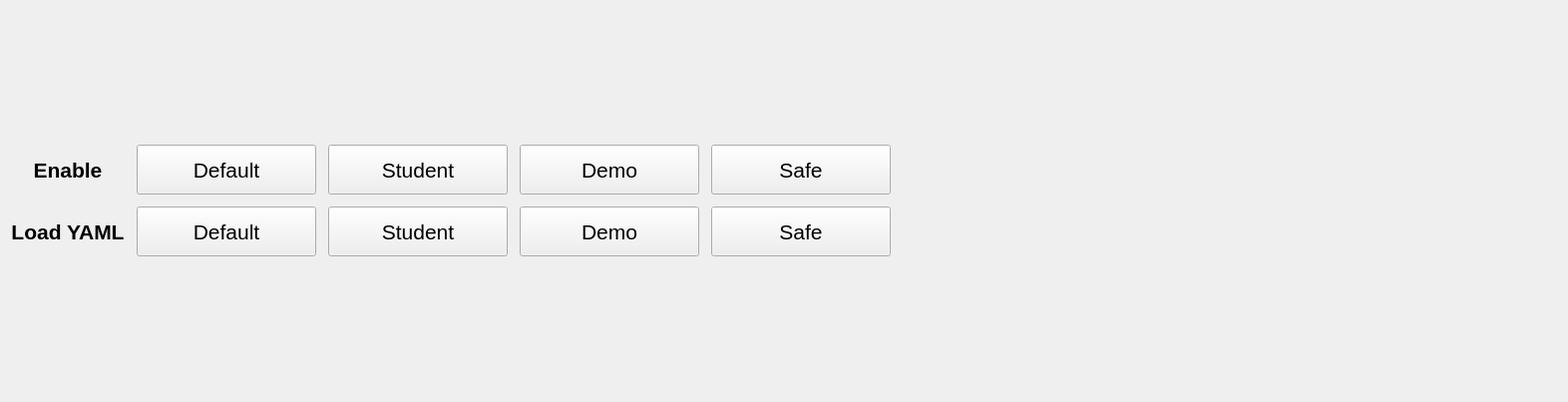
<?xml version="1.0" encoding="UTF-8"?>
<ui version="4.0">
 <class>EnableControllerLoadYamlBar</class>
 <widget class="QWidget" name="EnableControllerLoadYamlBar">
  <property name="geometry">
   <rect>
    <x>0</x>
    <y>0</y>
    <width>1572</width>
    <height>403</height>
   </rect>
  </property>
  <property name="sizePolicy">
   <sizepolicy hsizetype="Minimum" vsizetype="Preferred">
    <horstretch>0</horstretch>
    <verstretch>0</verstretch>
   </sizepolicy>
  </property>
  <property name="font">
   <font>
    <pointsize>16</pointsize>
   </font>
  </property>
  <property name="windowTitle">
   <string>Form</string>
  </property>
  <layout class="QGridLayout" name="gridLayout_2">
   <item row="0" column="0">
    <layout class="QGridLayout" name="gridLayout_3">
     <property name="spacing">
      <number>12</number>
     </property>
     <item row="0" column="4">
      <widget class="QPushButton" name="enable_safe_button">
       <property name="sizePolicy">
        <sizepolicy hsizetype="MinimumExpanding" vsizetype="Fixed">
         <horstretch>0</horstretch>
         <verstretch>0</verstretch>
        </sizepolicy>
       </property>
       <property name="minimumSize">
        <size>
         <width>60</width>
         <height>50</height>
        </size>
       </property>
       <property name="maximumSize">
        <size>
         <width>180</width>
         <height>50</height>
        </size>
       </property>
       <property name="font">
        <font>
         <weight>50</weight>
         <bold>false</bold>
        </font>
       </property>
       <property name="text">
        <string>Safe</string>
       </property>
      </widget>
     </item>
     <item row="0" column="0">
      <widget class="QLabel" name="enable_controller_label">
       <property name="sizePolicy">
        <sizepolicy hsizetype="Preferred" vsizetype="Fixed">
         <horstretch>0</horstretch>
         <verstretch>0</verstretch>
        </sizepolicy>
       </property>
       <property name="minimumSize">
        <size>
         <width>0</width>
         <height>50</height>
        </size>
       </property>
       <property name="maximumSize">
        <size>
         <width>16777215</width>
         <height>50</height>
        </size>
       </property>
       <property name="font">
        <font>
         <weight>75</weight>
         <bold>true</bold>
        </font>
       </property>
       <property name="text">
        <string>Enable</string>
       </property>
       <property name="alignment">
        <set>Qt::AlignCenter</set>
       </property>
      </widget>
     </item>
     <item row="0" column="1">
      <widget class="QPushButton" name="enable_default_button">
       <property name="sizePolicy">
        <sizepolicy hsizetype="MinimumExpanding" vsizetype="Fixed">
         <horstretch>0</horstretch>
         <verstretch>0</verstretch>
        </sizepolicy>
       </property>
       <property name="minimumSize">
        <size>
         <width>60</width>
         <height>50</height>
        </size>
       </property>
       <property name="maximumSize">
        <size>
         <width>180</width>
         <height>50</height>
        </size>
       </property>
       <property name="font">
        <font>
         <weight>50</weight>
         <bold>false</bold>
        </font>
       </property>
       <property name="text">
        <string>Default</string>
       </property>
      </widget>
     </item>
     <item row="1" column="0">
      <widget class="QLabel" name="load_yaml_label">
       <property name="sizePolicy">
        <sizepolicy hsizetype="Preferred" vsizetype="Fixed">
         <horstretch>0</horstretch>
         <verstretch>0</verstretch>
        </sizepolicy>
       </property>
       <property name="minimumSize">
        <size>
         <width>0</width>
         <height>50</height>
        </size>
       </property>
       <property name="maximumSize">
        <size>
         <width>16777215</width>
         <height>50</height>
        </size>
       </property>
       <property name="font">
        <font>
         <weight>75</weight>
         <bold>true</bold>
        </font>
       </property>
       <property name="text">
        <string>Load YAML</string>
       </property>
       <property name="alignment">
        <set>Qt::AlignCenter</set>
       </property>
      </widget>
     </item>
     <item row="1" column="4">
      <widget class="QPushButton" name="load_yaml_safe_button">
       <property name="sizePolicy">
        <sizepolicy hsizetype="MinimumExpanding" vsizetype="Fixed">
         <horstretch>0</horstretch>
         <verstretch>0</verstretch>
        </sizepolicy>
       </property>
       <property name="minimumSize">
        <size>
         <width>60</width>
         <height>50</height>
        </size>
       </property>
       <property name="maximumSize">
        <size>
         <width>180</width>
         <height>50</height>
        </size>
       </property>
       <property name="text">
        <string>Safe</string>
       </property>
      </widget>
     </item>
     <item row="1" column="1">
      <widget class="QPushButton" name="load_yaml_default_button">
       <property name="sizePolicy">
        <sizepolicy hsizetype="MinimumExpanding" vsizetype="Fixed">
         <horstretch>0</horstretch>
         <verstretch>0</verstretch>
        </sizepolicy>
       </property>
       <property name="minimumSize">
        <size>
         <width>60</width>
         <height>50</height>
        </size>
       </property>
       <property name="maximumSize">
        <size>
         <width>180</width>
         <height>50</height>
        </size>
       </property>
       <property name="text">
        <string>Default</string>
       </property>
      </widget>
     </item>
     <item row="1" column="2">
      <widget class="QPushButton" name="load_yaml_student_button">
       <property name="sizePolicy">
        <sizepolicy hsizetype="MinimumExpanding" vsizetype="Fixed">
         <horstretch>0</horstretch>
         <verstretch>0</verstretch>
        </sizepolicy>
       </property>
       <property name="minimumSize">
        <size>
         <width>60</width>
         <height>50</height>
        </size>
       </property>
       <property name="maximumSize">
        <size>
         <width>180</width>
         <height>50</height>
        </size>
       </property>
       <property name="text">
        <string>Student</string>
       </property>
      </widget>
     </item>
     <item row="0" column="2">
      <widget class="QPushButton" name="enable_student_button">
       <property name="sizePolicy">
        <sizepolicy hsizetype="MinimumExpanding" vsizetype="Fixed">
         <horstretch>0</horstretch>
         <verstretch>0</verstretch>
        </sizepolicy>
       </property>
       <property name="minimumSize">
        <size>
         <width>60</width>
         <height>50</height>
        </size>
       </property>
       <property name="maximumSize">
        <size>
         <width>180</width>
         <height>50</height>
        </size>
       </property>
       <property name="font">
        <font>
         <weight>50</weight>
         <bold>false</bold>
        </font>
       </property>
       <property name="text">
        <string>Student</string>
       </property>
      </widget>
     </item>
     <item row="0" column="3">
      <widget class="QPushButton" name="enable_demo_button">
       <property name="sizePolicy">
        <sizepolicy hsizetype="MinimumExpanding" vsizetype="Fixed">
         <horstretch>0</horstretch>
         <verstretch>0</verstretch>
        </sizepolicy>
       </property>
       <property name="minimumSize">
        <size>
         <width>60</width>
         <height>50</height>
        </size>
       </property>
       <property name="maximumSize">
        <size>
         <width>180</width>
         <height>50</height>
        </size>
       </property>
       <property name="font">
        <font>
         <weight>50</weight>
         <bold>false</bold>
        </font>
       </property>
       <property name="text">
        <string>Demo</string>
       </property>
      </widget>
     </item>
     <item row="1" column="3">
      <widget class="QPushButton" name="load_yaml_demo_button">
       <property name="sizePolicy">
        <sizepolicy hsizetype="MinimumExpanding" vsizetype="Fixed">
         <horstretch>0</horstretch>
         <verstretch>0</verstretch>
        </sizepolicy>
       </property>
       <property name="minimumSize">
        <size>
         <width>60</width>
         <height>50</height>
        </size>
       </property>
       <property name="maximumSize">
        <size>
         <width>180</width>
         <height>50</height>
        </size>
       </property>
       <property name="text">
        <string>Demo</string>
       </property>
      </widget>
     </item>
     <item row="0" column="5">
      <spacer name="horizontalSpacer">
       <property name="orientation">
        <enum>Qt::Horizontal</enum>
       </property>
       <property name="sizeHint" stdset="0">
        <size>
         <width>40</width>
         <height>20</height>
        </size>
       </property>
      </spacer>
     </item>
    </layout>
   </item>
  </layout>
 </widget>
 <resources/>
 <connections/>
</ui>
